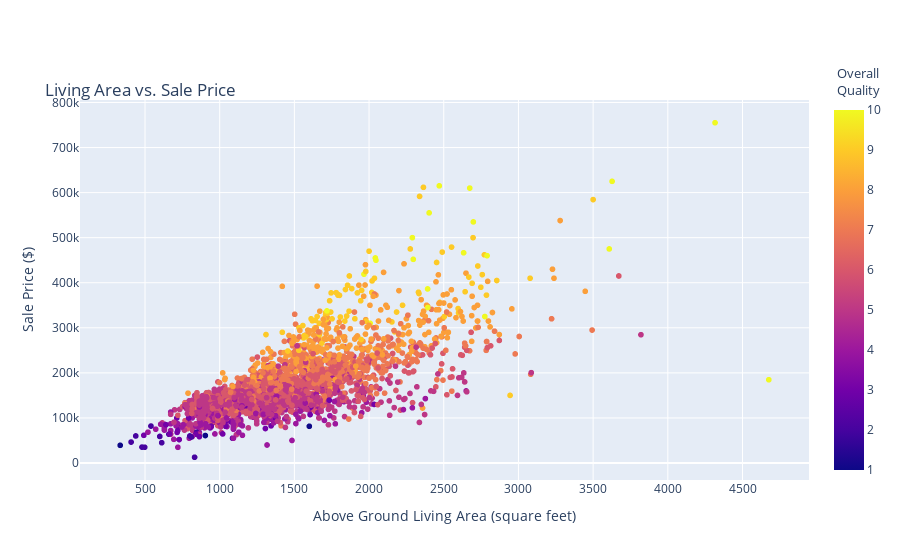

This figure's notebook cell:
### Code cell
fig = px.scatter(housing, x= 'GrLivArea', y = 'SalePrice', color = 'OverallQual',
                 title='Living Area vs. Sale Price',
                 labels={'GrLivArea': 'Above Ground Living Area (square feet)', 
                         'SalePrice': 'Sale Price ($)',
                        'OverallQual': ''},
                hover_data= ['SaleCondition'])
#                  color_continuous_scale='Turbo'

fig.update_layout(
    title=dict(y=0.85))

# Add custom annotation for the legend title
fig.add_annotation(
    x=1.1,  # Adjust the x position as needed
    y=1.1,  # Adjust the y position as needed
    text="Overall<br>Quality",  # Custom legend title with line break
    showarrow=False,
    xref="paper",
    yref="paper",
    align="left",
    font=dict(size=13)
)


fig.show()

fig.write_image("images/sqft_price.png")

### Figure 1 — Plotly figure (JSON) as saved in the notebook; plotly's stock layout.template omitted (floating-point values rounded to 4 significant figures; data arrays with more than 128 entries replaced by an {"elided": "..."} marker saying what was removed)
{"data": [{"customdata": {"elided": "2579x1 str values"}, "hovertemplate": "Above Ground Living Area (square feet)=%{x}<br>Sale Price ($)=%{y}<br>SaleCondition=%{customdata[0]}<br>=%{marker.color}<extra></extra>", "legendgroup": "", "marker": {"color": {"elided": "2579 int values"}, "coloraxis": "coloraxis", "symbol": "circle"}, "mode": "markers", "name": "", "showlegend": false, "type": "scattergl", "x": {"elided": "2579 int values"}, "xaxis": "x", "y": {"elided": "2579 int values"}, "yaxis": "y"}], "layout": {"annotations": [{"align": "left", "font": {"size": 13}, "showarrow": false, "text": "Overall<br>Quality", "x": 1.1, "xref": "paper", "y": 1.1, "yref": "paper"}], "coloraxis": {"colorbar": {"title": {"text": ""}}, "colorscale": [[0, "#0d0887"], [0.1111, "#46039f"], [0.2222, "#7201a8"], [0.3333, "#9c179e"], [0.4444, "#bd3786"], [0.5556, "#d8576b"], [0.6667, "#ed7953"], [0.7778, "#fb9f3a"], [0.8889, "#fdca26"], [1, "#f0f921"]]}, "legend": {"tracegroupgap": 0}, "title": {"text": "Living Area vs. Sale Price", "y": 0.85}, "xaxis": {"anchor": "y", "domain": [0, 1], "title": {"text": "Above Ground Living Area (square feet)"}}, "yaxis": {"anchor": "x", "domain": [0, 1], "title": {"text": "Sale Price ($)"}}}}
